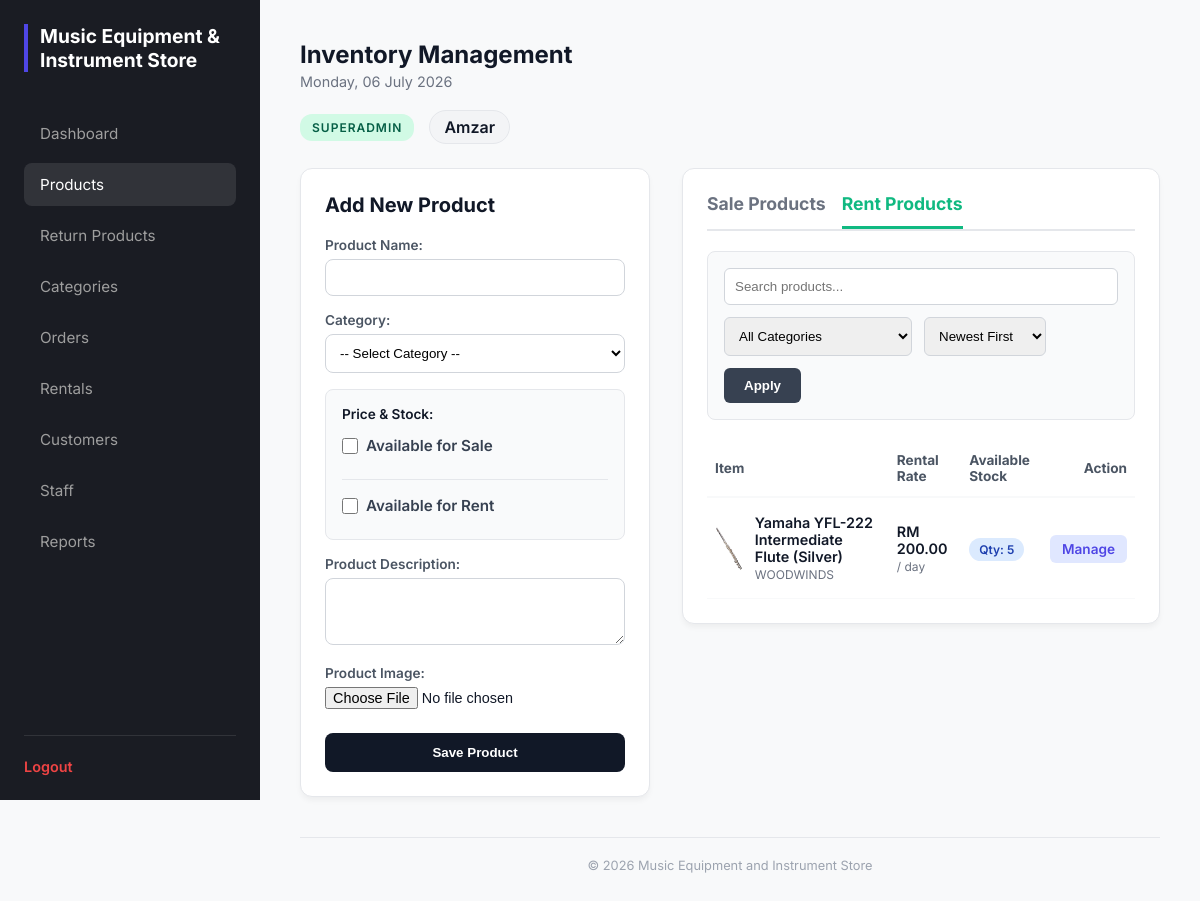
Screenshot of /admin/admin_products.php?view=rent (signed in) with the database file from the repository.
### tables this page shows
CREATE TABLE `products` (
  `prod_id` int(11) NOT NULL,
  `category_id` int(11) NOT NULL,
  `staff_id` int(11) NOT NULL,
  `prod_name` varchar(255) NOT NULL,
  `prod_description` text DEFAULT NULL,
  `prod_sale_price` decimal(10,2) DEFAULT NULL,
  `prod_rental_price` decimal(10,2) DEFAULT NULL,
  `prod_sale_qty` int(11) NOT NULL DEFAULT 0,
  `prod_rental_qty` int(11) NOT NULL DEFAULT 0,
  `prod_image` varchar(255) DEFAULT NULL,
  `status` enum('Available','Out of Stock','Discontinued') DEFAULT 'Available',
  `created_at` timestamp NOT NULL DEFAULT current_timestamp()
);

CREATE TABLE `categories` (
  `category_id` int(11) NOT NULL,
  `category_name` varchar(100) NOT NULL
);

### admin/admin_products.php (the view, shortened to what this page needs)
<?php
require_once('../database.php');
$search      = isset($_GET['search'])      ? mysqli_real_escape_string($conn, $_GET['search']) : '';
$sort        = isset($_GET['sort'])        ? $_GET['sort'] : 'newest';
$view        = isset($_GET['view'])        ? $_GET['view'] : 'sale';
$where_clause = "WHERE p.status != 'Discontinued'";
$sale_where = $where_clause . " AND p.prod_sale_price > 0";
$rent_where = $where_clause . " AND p.prod_rental_price > 0";
if ($sort == 'name_asc')   $order_clause = "ORDER BY p.prod_name ASC";
elseif ($sort == 'name_desc') $order_clause = "ORDER BY p.prod_name DESC";
elseif ($sort == 'price_high') $order_clause = "ORDER BY p.prod_sale_price DESC";
elseif ($sort == 'price_low')  $order_clause = "ORDER BY p.prod_sale_price ASC";
else $order_clause = "ORDER BY p.prod_id DESC";
$sale_query = "SELECT p.*, c.category_name FROM products p JOIN categories c ON p.category_id = c.category_id $sale_where $order_clause";
$rent_query = "SELECT p.*, c.category_name FROM products p JOIN categories c ON p.category_id = c.category_id $rent_where $order_clause";
$sale_result = mysqli_query($conn, $sale_query);
$rent_result = mysqli_query($conn, $rent_query);
require_once('admin_header.php');
?>
<div style="display: grid; grid-template-columns: 350px 1fr; gap: 32px; align-items: start;">
    <div style="background: white; padding: 24px; border-radius: 12px; border: 1px solid #e5e7eb; box-shadow: 0 4px 6px -1px rgba(0, 0, 0, 0.05);">
        <h3 style="margin-top: 0; margin-bottom: 20px; font-weight: 700; color: #111827; font-size: 1.25rem;">Add New Product</h3>
        <form action="admin_products.php" method="POST" enctype="multipart/form-data">
            <div style="margin-bottom: 16px;">
                <label style="display: block; font-size: 0.85rem; font-weight: 600; margin-bottom: 6px; color: #4b5563;">Product Name:</label>
                <input type="text" name="prod_name" required style="width: 100%; padding: 10px; border: 1px solid #d1d5db; border-radius: 8px; outline: none;">
            </div>
            <div style="margin-bottom: 16px;">
                <label style="display: block; font-size: 0.85rem; font-weight: 600; margin-bottom: 6px; color: #4b5563;">Category:</label>
                <select name="category_id" required style="width: 100%; padding: 10px; border: 1px solid #d1d5db; border-radius: 8px; background: white; outline: none;">
                    <option value="">-- Select Category --</option>
                </select>
            </div>
            <div style="margin-bottom: 16px; padding: 16px; border: 1px solid #e5e7eb; border-radius: 8px; background: #f9fafb;">
                <label style="display: block; font-size: 0.85rem; font-weight: 600; margin-bottom: 14px; color: #111827;">Price & Stock:</label>
                <div style="display: flex; flex-direction: column; gap: 16px;">
                    <div>
                        <label style="display: flex; align-items: center; gap: 8px; cursor: pointer; font-size: 0.95rem; font-weight: 600; color: #374151; margin-bottom: 8px;">
                            <input type="checkbox" id="for_sale" name="for_sale" value="1" onchange="toggleStock('sale')" style="width: 16px; height: 16px;">
                            Available for Sale
                        </label>
                    </div>
                    <div style="height: 1px; background: #e5e7eb; width: 100%;"></div>
                    <div>
                        <label style="display: flex; align-items: center; gap: 8px; cursor: pointer; font-size: 0.95rem; font-weight: 600; color: #374151; margin-bottom: 8px;">
                            <input type="checkbox" id="for_rent" name="for_rent" value="1" onchange="toggleStock('rent')" style="width: 16px; height: 16px;">
                            Available for Rent
                        </label>
                    </div>
                </div>
            </div>
            <div style="margin-bottom: 16px;">
                <label style="display: block; font-size: 0.85rem; font-weight: 600; margin-bottom: 6px; color: #4b5563;">Product Description:</label>
                <textarea name="prod_description" rows="3" style="width: 100%; padding: 10px; border: 1px solid #d1d5db; border-radius: 8px; outline: none; resize: vertical;"></textarea>
            </div>
            <div style="margin-bottom: 24px;">
                <label style="display: block; font-size: 0.85rem; font-weight: 600; margin-bottom: 6px; color: #4b5563;">Product Image:</label>
                <input type="file" name="prod_image" accept="image/*" style="font-size: 0.9rem;">
            </div>
            <button type="submit" name="add_product" style="width: 100%; padding: 12px; background: #111827; color: white; border: none; border-radius: 8px; font-weight: 600; cursor: pointer;">Save Product</button>
        </form>
    </div>
    <div style="background: white; padding: 24px; border-radius: 12px; border: 1px solid #e5e7eb; box-shadow: 0 4px 6px -1px rgba(0, 0, 0, 0.05);">
        <div style="display: flex; gap: 16px; border-bottom: 2px solid #e5e7eb; margin-bottom: 20px;">
            <a href="admin_products.php?view=sale" style="padding-bottom: 12px; font-weight: 700; font-size: 1.1rem; color: <?php echo ($view == 'sale') ? '#4f46e5' : '#6b7280'; ?>; border-bottom: 3px solid <?php echo ($view == 'sale') ? '#4f46e5' : 'transparent'; ?>; text-decoration: none;">Sale Products</a>
            <a href="admin_products.php?view=rent" style="padding-bottom: 12px; font-weight: 700; font-size: 1.1rem; color: <?php echo ($view == 'rent') ? '#10b981' : '#6b7280'; ?>; border-bottom: 3px solid <?php echo ($view == 'rent') ? '#10b981' : 'transparent'; ?>; text-decoration: none;">Rent Products</a>
        </div>
        <div style="background: #f9fafb; border: 1px solid #e5e7eb; padding: 16px; border-radius: 8px; margin-bottom: 20px;">
            <form action="admin_products.php" method="GET" style="display: flex; gap: 12px; align-items: center; flex-wrap: wrap;">
                <input type="text" name="search" placeholder="Search products..." value="<?php echo htmlspecialchars($search); ?>" style="flex-grow: 1; min-width: 160px; padding: 10px; border: 1px solid #d1d5db; border-radius: 6px; outline: none;">
                <select name="filter_cat" style="padding: 10px; border: 1px solid #d1d5db; border-radius: 6px; outline: none; min-width: 180px;">
                    <option value="0">All Categories</option>
                </select>
                <select name="sort" style="padding: 10px; border: 1px solid #d1d5db; border-radius: 6px; outline: none;">
                    <option value="newest" <?php echo ($sort == 'newest') ? 'selected' : ''; ?>>Newest First</option>
                </select>
                <button type="submit" style="padding: 10px 20px; background: #374151; color: white; border: none; border-radius: 6px; cursor: pointer; font-weight: 600;">Apply</button>
            </form>
        </div>
        <div style="overflow-x: auto;">
            <table style="width: 100%; border-collapse: collapse; text-align: left;">
                <thead>
                    <tr style="border-bottom: 2px solid #e5e7eb;">
                        <th style="padding: 12px 8px; font-size: 0.85rem; color: #4b5563;">Item</th>
                        <th style="padding: 12px 8px; font-size: 0.85rem; color: #4b5563;"><?php echo ($view == 'sale') ? 'Sale Price' : 'Rental Rate'; ?></th>
                        <th style="padding: 12px 8px; font-size: 0.85rem; color: #4b5563;">Available Stock</th>
                        <th style="padding: 12px 8px; text-align: right; font-size: 0.85rem; color: #4b5563;">Action</th>
                    </tr>
                </thead>
                <tbody>
                    <?php
                    $active_result = ($view == 'sale') ? $sale_result : $rent_result;
                    if (mysqli_num_rows($active_result) > 0):
                        while($row = mysqli_fetch_assoc($active_result)):
                    ?>
                        <tr style="border-bottom: 1px solid #f3f4f6;">
                            <td style="padding: 16px 8px;">
                                <div style="display: flex; align-items: center; gap: 12px;">
                                    <img src="../uploads/<?php echo (!empty($row['prod_image'])) ? $row['prod_image'] : 'default.jpg'; ?>" style="width: 45px; height: 45px; border-radius: 6px; object-fit: cover;">
                                    <div>
                                        <div style="font-weight: 600; color: #111827;"><?php echo htmlspecialchars($row['prod_name']); ?></div>
                                        <div style="font-size: 0.75rem; color: #6b7280; text-transform: uppercase; margin-top: 2px;"><?php echo htmlspecialchars($row['category_name']); ?></div>
                                    </div>
                                </div>
                            </td>
                            <td style="padding: 16px 8px;">
                                <?php if($view == 'sale'): ?>
                                    <div style="font-size: 0.9rem; font-weight: 600; color: #111827;">RM <?php echo number_format($row['prod_sale_price'], 2); ?></div>
                                <?php else: ?>
                                    <div style="font-size: 0.9rem; font-weight: 600; color: #111827;">RM <?php echo number_format($row['prod_rental_price'], 2); ?> <span style="font-size: 0.75rem; font-weight: normal; color: #6b7280;">/ day</span></div>
                                <?php endif; ?>
                            </td>
                            <td style="padding: 16px 8px;">
                                <?php if($view == 'sale'): ?>
                                    <span style="background: <?php echo ($row['prod_sale_qty'] > 0) ? '#d1fae5' : '#fee2e2'; ?>; color: <?php echo ($row['prod_sale_qty'] > 0) ? '#065f46' : '#991b1b'; ?>; padding: 4px 10px; border-radius: 12px; font-size: 0.75rem; font-weight: 600;">
                                        Qty: <?php echo $row['prod_sale_qty']; ?>
                                    </span>
                                <?php else: ?>
                                    <span style="background: <?php echo ($row['prod_rental_qty'] > 0) ? '#dbeafe' : '#f3f4f6'; ?>; color: <?php echo ($row['prod_rental_qty'] > 0) ? '#1e40af' : '#4b5563'; ?>; padding: 4px 10px; border-radius: 12px; font-size: 0.75rem; font-weight: 600;">
                                        Qty: <?php echo $row['prod_rental_qty']; ?>
                                    </span>
                                <?php endif; ?>
                            </td>
                            <td style="padding: 16px 8px; text-align: right;">
                                <a href="admin_edit_product.php?id=<?php echo $row['prod_id']; ?>" style="color: #4f46e5; background: #e0e7ff; padding: 6px 12px; border-radius: 6px; font-weight: 600; font-size: 0.85rem; text-decoration: none;">Manage</a>
                            </td>
                        </tr>
                        <?php endwhile; ?>
                    <?php else: ?>
                        <tr><td colspan="4" style="text-align: center; padding: 40px; color: #9ca3af;">No products found in this category.</td></tr>
                    <?php endif; ?>
                </tbody>
            </table>
        </div>
    </div>
</div>
<?php require_once('admin_footer.php'); ?>

### admin/admin.css (style rules this page uses)
:root { --sidebar-bg: #1a1c23; --sidebar-text: #9e9e9e; --sidebar-hover: #ffffff; --accent-color: #4f46e5; --bg-light: #f8f9fa; --white: #ffffff; --border-color: #e5e7eb; --text-main: #111827; --sidebar-width: 260px; }
*, *::before, *::after { box-sizing: border-box; margin: 0; padding: 0; }
body { font-family: 'Inter', 'DM Sans', sans-serif; background-color: var(--bg-light); color: var(--text-main); display: flex; }
table { width: 100%; border-collapse: collapse; }
th { text-align: left; padding: 12px; border-bottom: 2px solid var(--bg-light); color: #6b7280; font-size: 0.85rem; }
td { padding: 16px 12px; border-bottom: 1px solid var(--bg-light); font-size: 0.9rem; }

### rows the page displays
products: prod_image (picture), prod_name "Yamaha YFL-222 Intermediate Flute (Silver)", category.category_name "WOODWINDS", prod_rental_price "200.00", prod_rental_qty "5"

### other values shown
$page_title "Inventory Management"
$_SESSION['staff_name'] "Amzar"
